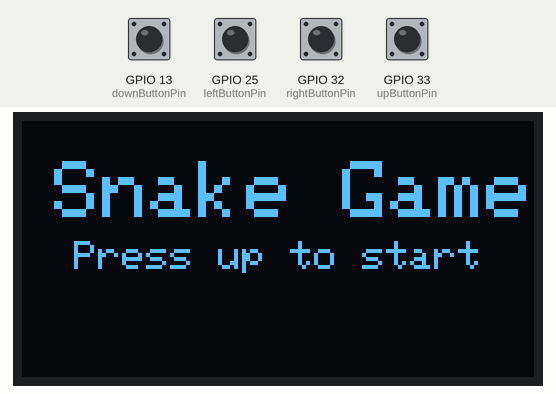
The sketch below on a simulated ESP32. Shown: 128×64 one-colour display. The test bench sets the inputs (shaded band); at power-on: GPIO 13 (downButtonPin), GPIO 25 (leftButtonPin), GPIO 32 (rightButtonPin), GPIO 33 (upButtonPin) HIGH. Random numbers use the default seed unless the sketch sets one; what the sketch prints to the serial monitor is not drawn.

Above: at 1.2 s.
1.3 s: GPIO 33 (upButtonPin) pulled LOW for 0.15 s
At 1.89 s:
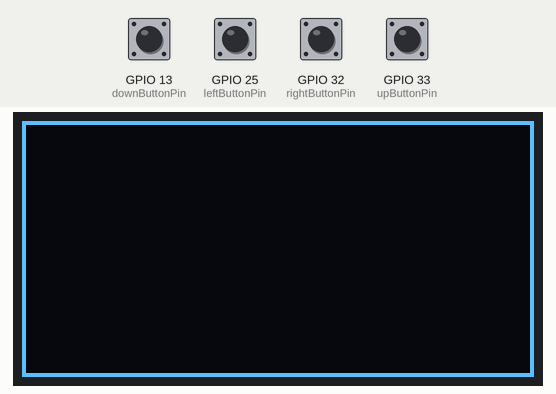
2.0 s: GPIO 13 (downButtonPin) pulled LOW for 0.15 s
At 2.39 s:
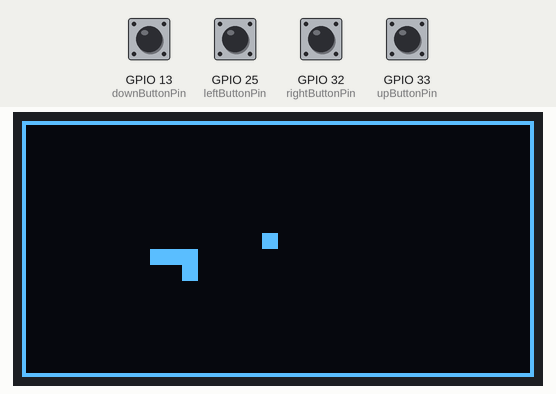
2.7 s: GPIO 25 (leftButtonPin) pulled LOW for 0.15 s
At 3.0 s:
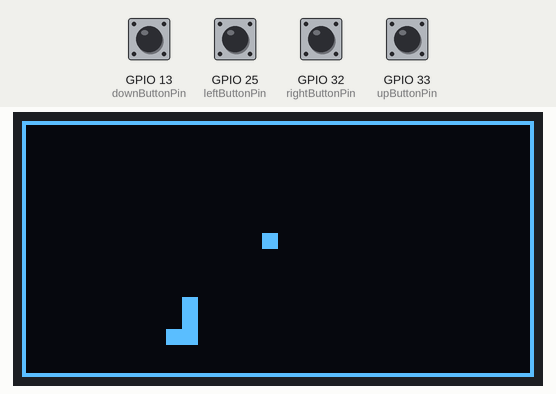
3.4 s: GPIO 13 (downButtonPin) pulled LOW for 1 s
At 3.75 s:
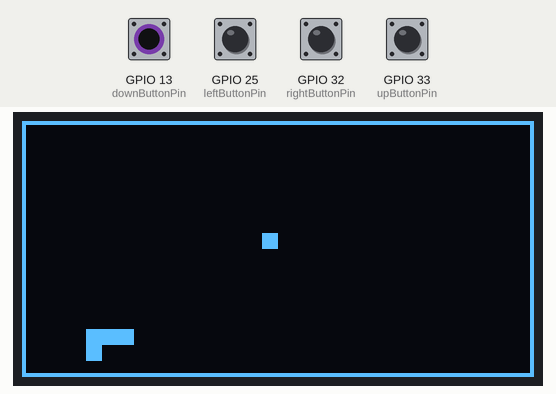
5.0 s: GPIO 33 (upButtonPin) pulled LOW for 1 s
At 6.07 s:
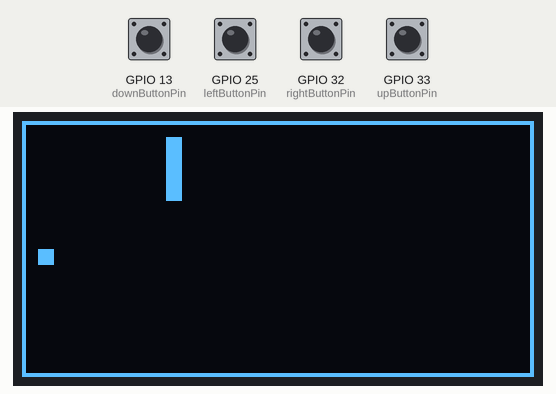
Timing chart, 0 to 8.0 s (numbered marks = the images above; inputs shaded):
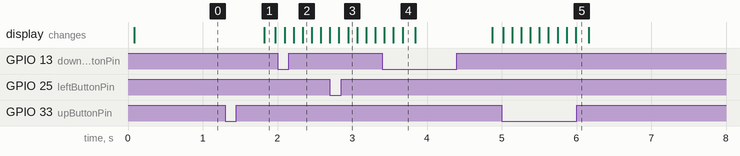

Measured:
- after the input at 1.3 s, the display: changes after 0.53 s (image 1)

The sketch:

snake_game.ino
```cpp
#include <Adafruit_GFX.h>
#include <Adafruit_SSD1306.h>
#include <LinkedList.h>
#define SCREEN_WIDTH 128
#define SCREEN_HEIGHT 64
#define SCREEN_I2C_ADDRESS 0x3C
#define OLED_RESET_PIN -1

Adafruit_SSD1306 screen(SCREEN_WIDTH, SCREEN_HEIGHT, &Wire, OLED_RESET_PIN);

struct SnakePart {
    uint8_t xPos;
    uint8_t yPos;
};

LinkedList<SnakePart> snake = LinkedList<SnakePart>();

int snakeLength = 4;
uint8_t pixelSize = 4;
uint8_t initialXCoord = 28;
const uint8_t initialSnake[][2]  = {{initialXCoord, 32}, {initialXCoord - pixelSize, 32},{initialXCoord - pixelSize * 2, 32}, {initialXCoord - pixelSize * 4, 32}};
int xDir = 1;
int yDir = 0;

//mega
// const uint8_t leftButtonPin = 3;
// const uint8_t rightButtonPin = 4;
// const uint8_t downButtonPin = 5;
// const uint8_t upButtonPin = 2;

//esp32
const uint8_t leftButtonPin = 25;
const uint8_t rightButtonPin = 32;
const uint8_t downButtonPin = 13;
const uint8_t upButtonPin = 33;

uint8_t leftButtonState;
uint8_t rightButtonState;
uint8_t downButtonState;
uint8_t upButtonState;
uint8_t foodX;
uint8_t foodY;
uint8_t delayTime = 70;
int score = 0;
int speed = 0;
void setup() {
  // put your setup code here, to run once:
  randomSeed(analogRead(0));
  Serial.begin(9600);
  pinMode(leftButtonPin, INPUT_PULLUP);
  pinMode(rightButtonPin, INPUT_PULLUP);
  pinMode(downButtonPin, INPUT_PULLUP);
  pinMode(upButtonPin, INPUT_PULLUP);

  screen.begin(SSD1306_SWITCHCAPVCC, SCREEN_I2C_ADDRESS);
  screen.clearDisplay();
  screen.setTextSize(1);
  screen.setTextColor(WHITE);
  screen.setCursor(0, 0);
  displayBoundaries();
}

void loop() {
  // put your main code here, to run repeatedly:
  displayGameTitle();
  while (1) {
    playGame();
  }
}
void displayGameTitle() {
    screen.clearDisplay();
    screen.setCursor(8, 10);
    screen.setTextSize(2);
    screen.print("Snake Game");
    screen.setCursor(13, 30);
    screen.setTextSize(1);
    screen.print("Press up to start");
    screen.display();
    do {
      readInput();
    } while (upButtonState == 1);
    delay(500);
    Serial.println(upButtonState);
}

void playGame() {
  setupSnake();
  randomizeFoodPosition();
  score = 0;
  while (1) {
    screen.clearDisplay();
    displayBoundaries();
    drawFood();
    drawSnake();
    moveSnakeAndFood();
    readInputAndChangeDirection();
    if (checkGameOver()) {
      break;
    }
    delay(delayTime - speed);
  }
  displayGameOver();
  while (downButtonState == 1) {
    readInput();
  }
  delay(1000);
}


void displayGameOver() {
    screen.clearDisplay();
    displayBoundaries();
    screen.setCursor(12, 10);
    screen.setTextSize(2);
    screen.print("GAME OVER");
    screen.setCursor(10, 30);
    screen.setTextSize(1);
    screen.print("Your Score: ");
    screen.print(score);
    screen.setCursor(10, 40);
    screen.print("restart: press down");
    screen.display();
}


void setupSnake() {
  speed = 0;
  xDir = 1;
  yDir = 0;
  snake.clear();
  snakeLength = 4;
  for (int i = 0; i < snakeLength; i++) {
    SnakePart part;
    part.xPos = initialSnake[i][0];
    part.yPos = initialSnake[i][1];
    snake.add(part);
  }
}

void displayBoundaries() {
  for (int row = 0; row < 64; row++) {
    for (int col = 0; col < 128; col++) {
      if (row == 0 || row == 63 || col == 0 || col == 127) {
        screen.drawPixel(col, row, WHITE);
      }
    }
  }
  screen.display();
}

void drawSnake() {
  SnakePart part;
  for (int snakePartIndex = 0; snakePartIndex < snakeLength; snakePartIndex++) {
    part = snake.get(snakePartIndex);
    screen.drawRect(part.xPos, part.yPos, pixelSize, pixelSize, WHITE);
    screen.fillRect(part.xPos, part.yPos, pixelSize, pixelSize, WHITE);
  }
  screen.display();
}

void moveSnakeAndFood() {
  SnakePart currHead = snake.get(0);
  SnakePart newHead;
  int newXPos = currHead.xPos + xDir * pixelSize;
  int newYPos = currHead.yPos + yDir * pixelSize;
  newHead.xPos = newXPos;
  newHead.yPos = newYPos;

  // add to front of snake
  snake.add(0, newHead);

  // remove tail if the snake hasn't eaten the food (when the snake head coordinates are not  equal to the food coordinates).
  // not removing the tail is equivalent to adding one part to the length of the snake.
  if (foodX == currHead.xPos && foodY == currHead.yPos) {
    if (speed < delayTime - 1) {
      speed += 1;
    }
    score += 10;
    randomizeFoodPosition();
    snakeLength++;
  } else {
    snake.pop();
  }

}

void readInput() {
  leftButtonState = digitalRead(leftButtonPin);
  rightButtonState = digitalRead(rightButtonPin);
  downButtonState = digitalRead(downButtonPin);
  upButtonState = digitalRead(upButtonPin);
}

void readInputAndChangeDirection() {
  readInput();
  if (leftButtonState == 0 && xDir != 1) {
    yDir = 0;
    xDir = -1;
  } else if (rightButtonState == 0 && xDir != -1) {
    yDir = 0;
    xDir = 1;
  } else if (downButtonState == 0 && yDir != -1) {
    yDir = 1;
    xDir = 0;
  } else if (upButtonState == 0 && yDir != 1) {
    yDir = -1;
    xDir = 0;
  }
}

void drawFood() {
  screen.drawRect(foodX, foodY, pixelSize, pixelSize,WHITE);
  screen.fillRect(foodX, foodY, pixelSize, pixelSize, WHITE);


}

void randomizeFoodPosition() {
  do {
    foodX = random(4, 124);
  } while (foodX % pixelSize != 0);
  do {
    foodY = random(4, 60);
  } while (foodY % pixelSize != 0);
}

bool checkGameOver() {

  return checkOutOfBounds() || checkSnakeCollision();
}

bool checkOutOfBounds() {
  SnakePart head = snake.get(0);
  uint8_t headX = head.xPos;
  uint8_t headY = head.yPos;
  return headX < 0 || headX > 128 - pixelSize || headY < 0 || headY > 64 - pixelSize;
}

bool checkSnakeCollision() {
  SnakePart head = snake.get(0);
  for (int i = 1; i < snakeLength; i++) {
    SnakePart currPart = snake.get(i);
    if (currPart.xPos == head.xPos && currPart.yPos == head.yPos) {
      return true;
    }
  }
  return false;

}

// void display_freeram() {
//   Serial.print(F("- SRAM left: "));
//   Serial.println(freeRam());
// }

// int freeRam() {
//   extern int __heap_start,*__brkval;
//   int v;
//   return (int)&v - (__brkval == 0
//     ? (int)&__heap_start : (int) __brkval);
// }
```
